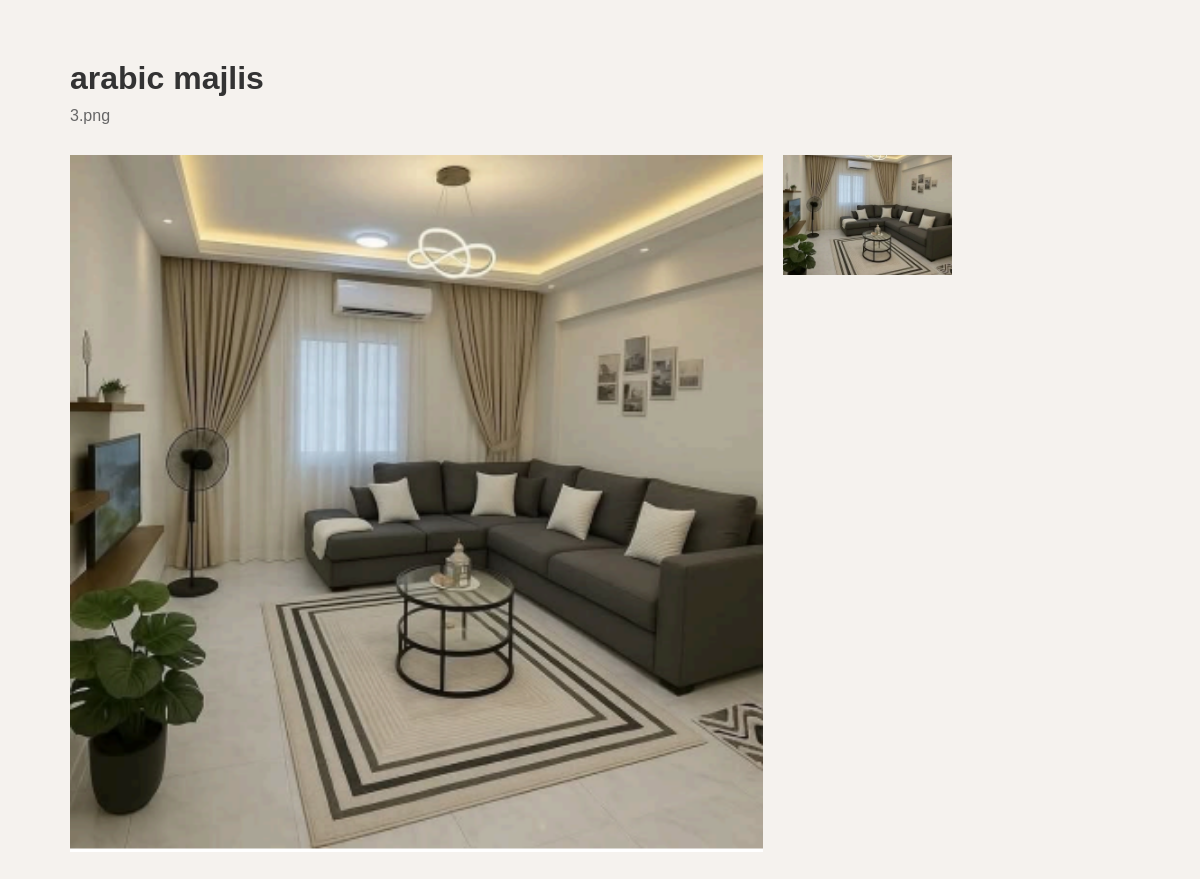
Page /design/3 on the committed database.
### tables this page shows
CREATE TABLE service_designs (
    id INTEGER PRIMARY KEY AUTOINCREMENT,
    service_id INTEGER,
    name TEXT,
    image TEXT, description TEXT,
    FOREIGN KEY(service_id) REFERENCES services(id)
);

CREATE TABLE service_design_images (
    id INTEGER PRIMARY KEY AUTOINCREMENT,
    design_id INTEGER,
    image_path TEXT
);

### app.py (the view)
@app.route("/design/<int:design_id>")
def design_detail(design_id):
    conn = sqlite3.connect("shop.db")
    c = conn.cursor()
    design = c.execute("SELECT * FROM service_designs WHERE id=?", (design_id,)).fetchone()
    images = c.execute("SELECT * FROM service_design_images WHERE design_id=?", (design_id,)).fetchall()
    conn.close()
    return render_template("design_detail.html", design=design, images=images)

### templates/design_detail.html (shortened to what this page needs)
<!DOCTYPE html>
<html>
<head>
<link rel="stylesheet" href="{{ url_for('static', filename='css/style.css') }}">
</head>
<body>
<div class="design-page">
    <div class="design-header">
        <h1>{{ design[2] }}</h1>
        <p>{{ design[3] }}</p>
    </div>
    <div class="design-gallery">
        <div class="main-image">
            <img src="{{ url_for('static', filename=images[0][2]) }}">
        </div>
        <div class="thumbnail-grid">
            {% for img in images %}
            <img src="{{ url_for('static', filename=img[2]) }}">
            {% endfor %}
        </div>
    </div>
</div>
</body>
</html>

### static/css/style.css (style rules this page uses)
* { box-sizing: border-box; font-family: Arial, Helvetica, sans-serif; margin: 0; padding: 0; }
body { background: #f5f2ee; color: #333; }
.design-page { max-width:1100px; margin:40px auto; padding:20px; }
.design-header h1 { font-size:32px; margin-bottom:10px; }
.design-header p { color:#666; margin-bottom:30px; }
.design-gallery { display:grid; grid-template-columns:2fr 1fr; gap:20px; }
.main-image { background:#f5f5f5; display:flex; align-items:center; justify-content:center; }
.main-image img { width:100%; height:auto; }
.thumbnail-grid { display:grid; grid-template-columns:repeat(2,1fr); gap:10px; }
.thumbnail-grid img { width:100%; height:120px; object-fit:cover; cursor:pointer; }

### rows in the picture
service_designs: name "arabic majlis", image "3.png"
service_design_images: image_path (picture)
